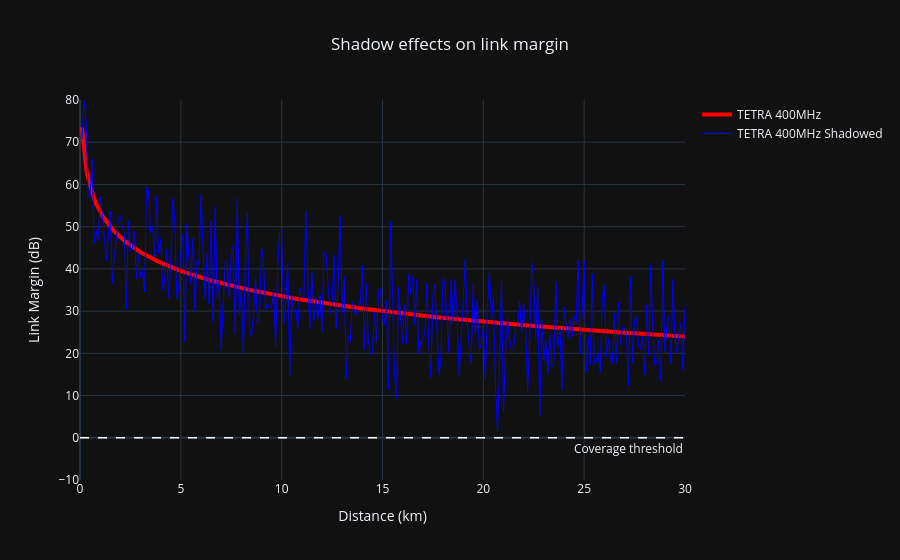

The code cell stored with this chart in its notebook:
### Markdown cell above
### Link Margin vs Distance

Shadow fading introduces random fluctuations around the deterministic baseline.
With FSPL the link margin remains well above 0 dB across the full range —
the coverage boundary is never reached even with negative shadowing realisations.

This highlights a limitation of FSPL for shadowing analysis: the optimistic
path loss leaves insufficient margin variation to observe coverage degradation.
When applied over empirical models like Okumura-Hata or COST231 — as in v0.7 —
shadowing produces meaningful coverage boundary uncertainty and motivates
Monte Carlo simulation.

### Code cell
fig = go.Figure()

fig.add_trace(go.Scatter(x=distance, y=margin_tetra, name="TETRA 400MHz", line=dict(color="red", width=4)))

fig.add_trace(go.Scatter(x=distance, y=margin_tetra_shadow, name="TETRA 400MHz Shadowed", line=dict(color="blue",width=1)))

fig.add_hline(
    y=0,
    line=dict(color='white', width=1.5, dash='dash'),
    annotation_text='Coverage threshold',
    annotation_position='bottom right'
)


fig.update_layout(
    template='plotly_dark',
    title=dict(text ='Shadow effects on link margin', x=0.5),
    xaxis=dict(range=[0, 30]), xaxis_title='Distance (km)',
    yaxis=dict(range=[-10, 80]), yaxis_title='Link Margin (dB)',

)

### Figure 1 — Plotly figure (JSON) as saved in the notebook; plotly's stock layout.template omitted (floating-point values rounded to 4 significant figures; data arrays with more than 128 entries replaced by an {"elided": "..."} marker saying what was removed)
{"data": [{"line": {"color": "red", "width": 4}, "name": "TETRA 400MHz", "x": {"elided": "300 float values"}, "y": {"elided": "300 float values"}, "type": "scatter"}, {"line": {"color": "blue", "width": 1}, "name": "TETRA 400MHz Shadowed", "x": {"elided": "300 float values"}, "y": {"elided": "300 float values"}, "type": "scatter"}], "layout": {"shapes": [{"line": {"color": "white", "dash": "dash", "width": 1.5}, "type": "line", "x0": 0, "x1": 1, "xref": "x domain", "y0": 0, "y1": 0, "yref": "y"}], "annotations": [{"showarrow": false, "text": "Coverage threshold", "x": 1, "xanchor": "right", "xref": "x domain", "y": 0, "yanchor": "top", "yref": "y"}], "title": {"text": "Shadow effects on link margin", "x": 0.5}, "xaxis": {"range": [0, 30], "title": {"text": "Distance (km)"}}, "yaxis": {"range": [-10, 80], "title": {"text": "Link Margin (dB)"}}}}
